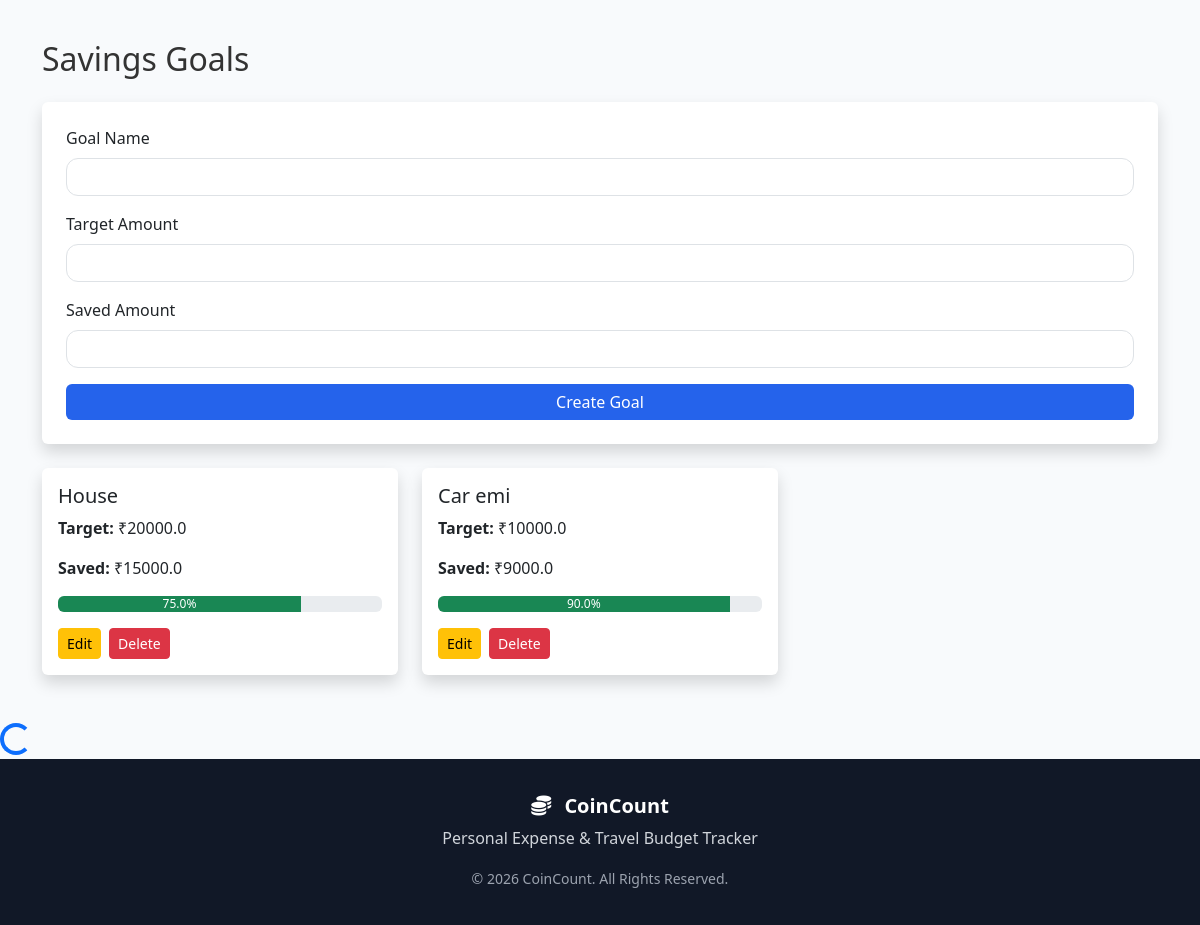
The page /savings (signed in) on the database its author committed.
### tables this page shows
CREATE TABLE savings_goals(
    goal_id INTEGER PRIMARY KEY AUTOINCREMENT,
    user_id INTEGER,
    goal_name TEXT,
    target_amount REAL,
    saved_amount REAL
);

### app.py (the view, shortened to what this page needs)
@app.route('/savings', methods=['GET', 'POST'])
def savings():
    if 'user_id' not in session:
        return redirect(url_for('login'))
    conn = get_db()
    try:
        goals = conn.execute(
            "SELECT * FROM savings_goals WHERE user_id=?",
            (session['user_id'],)
        ).fetchall()
    except Exception as e:
        flash(f"Error fetching goals: {str(e)}", "danger")
        goals = []
    finally:
        conn.close()
    return render_template(
        'savings.html',
        goals=goals
    )

### app.py (called while the page is built)
def get_db():
    conn = sqlite3.connect(DATABASE)
    conn.row_factory = sqlite3.Row
    return conn

### templates/savings.html (shortened to what this page needs)
{% extends 'base.html' %}
{% block content %}
<div class="container py-4">
<h2 class="mb-4">Savings Goals</h2>
<form method="POST" class="card shadow border-0 p-4">
    <div class="mb-3">
        <label class="form-label">Goal Name</label>
        <input type="text"
               name="goal"
               class="form-control"
               required>
    </div>
    <div class="mb-3">
        <label class="form-label">Target Amount</label>
        <input type="number"
               name="target"
               class="form-control"
               required>
    </div>
    <div class="mb-3">
        <label class="form-label">Saved Amount</label>
        <input type="number"
               name="saved"
               class="form-control"
               required>
    </div>
    <button type="submit" class="btn btn-primary">
        Create Goal
    </button>
</form>
<div class="row mt-4">
    {% for goal in goals %}
    <div class="col-md-4 mb-4">
        <div class="card shadow border-0">
            <div class="card-body">
                <h5>{{ goal.goal_name }}</h5>
                <p>
                    <strong>Target:</strong>
                    ₹{{ goal.target_amount }}
                </p>
                <p>
                    <strong>Saved:</strong>
                    ₹{{ goal.saved_amount }}
                </p>
                {% if goal.target_amount > 0 %}
                    {% set percentage = ((goal.saved_amount / goal.target_amount) * 100) | round(0) %}
                {% else %}
                    {% set percentage = 0 %}
                {% endif %}
                <div class="progress mb-3">
                    <div class="progress-bar bg-success"
                         role="progressbar"
                         style="width: {{ percentage }}%;">
                        {{ percentage }}%
                    </div>
                </div>
                <div class="d-flex gap-2">
                    <a href="/edit_goal/{{ goal.goal_id }}"
                       class="btn btn-warning btn-sm">
                        Edit
                    </a>
                    <a href="/delete_goal/{{ goal.goal_id }}"
                       class="btn btn-danger btn-sm"
                       onclick="return confirm('Delete this goal?')">
                        Delete
                    </a>
                </div>
            </div>
        </div>
    </div>
    {% endfor %}
</div>
</div>
{% endblock %}

### static/css/style.css (style rules this page uses)
html, body { height:100%; }
body { display:flex; flex-direction:column; min-height:100vh; font-family:'Segoe UI',sans-serif; background:#f5f7fb; color:#333; }
.btn-primary { background:#2563eb; border:none; }
.form-control { border-radius:12px; }

### static/css/dashboard.css (style rules this page uses)
body { background:#f8fafc; overflow-x:hidden; font-family:'Segoe UI',sans-serif; }

### rows shown on the page
savings_goals: goal_name "House", target_amount "20000.0", saved_amount "15000.0", percentage "75.0"
savings_goals: goal_name "Car emi", target_amount "10000.0", saved_amount "9000.0", percentage "90.0"
